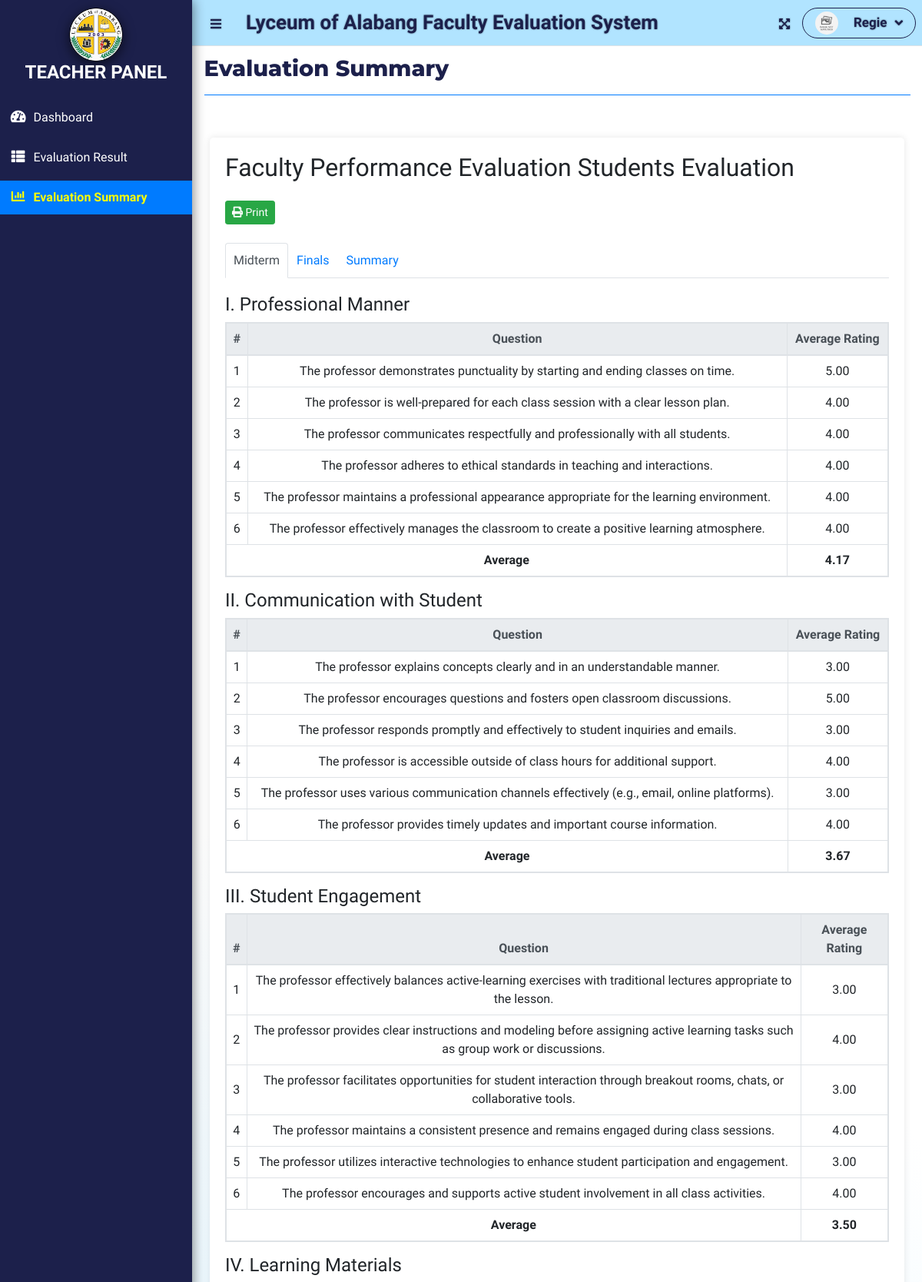
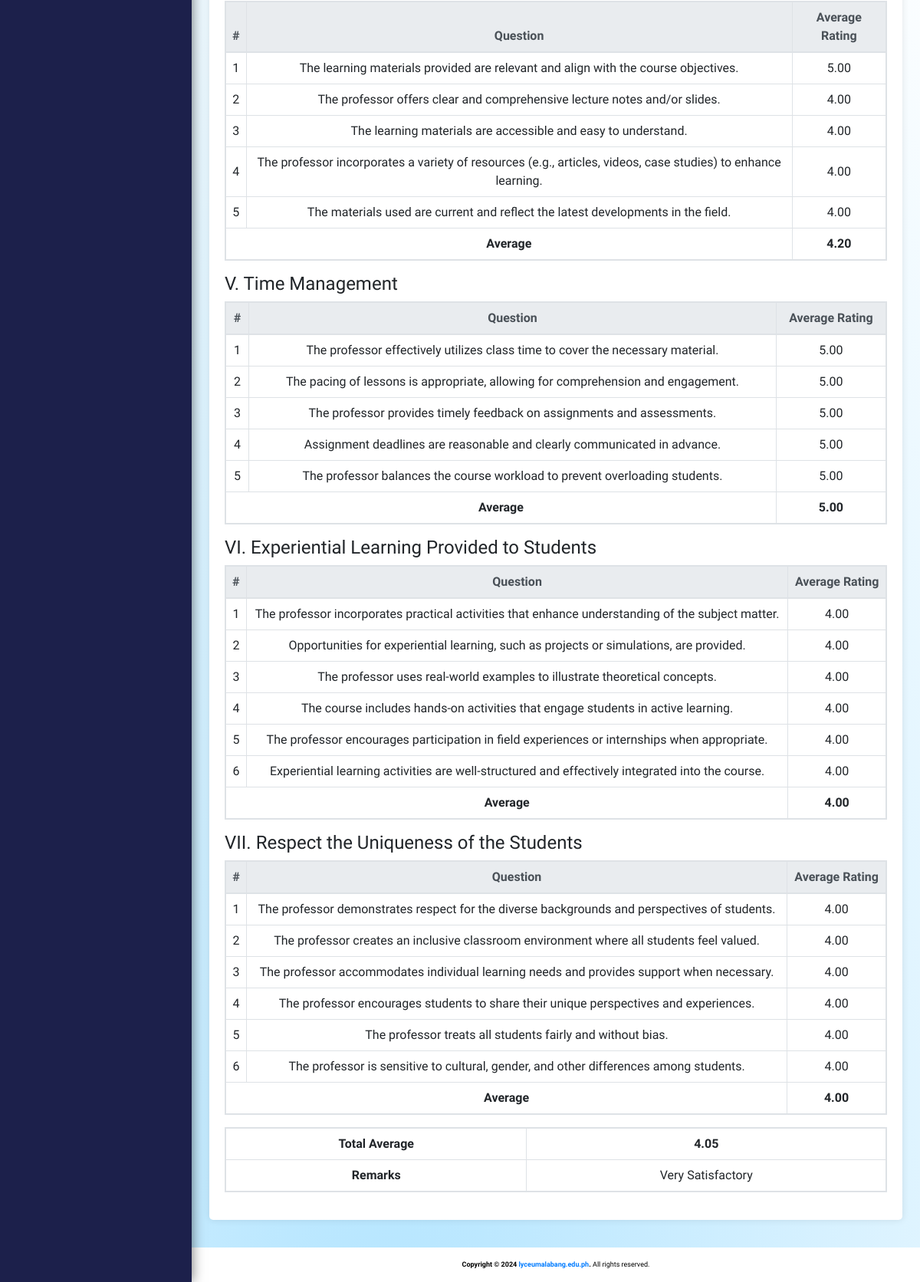
/index.php?page=evaluation_summary (signed in), run on the app's committed database (2 pictures, top to bottom).
### tables this page shows
CREATE TABLE `question_list` (
  `id` int(30) NOT NULL,
  `academic_id` int(30) NOT NULL,
  `question` text NOT NULL,
  `order_by` int(30) NOT NULL,
  `criteria_id` int(30) NOT NULL
);

### faculty/evaluation_summary.php (the view, shortened to what this page needs)
<?php
include 'db_connect.php';
$current_year = $_SESSION['academic']['year'];
$current_semester = $_SESSION['academic']['semester'];
$faculty_id = $_SESSION['login_id'];
function get_academic_id($year, $semester, $term) {
    global $conn;
    $term = $conn->real_escape_string($term);
    $qry = $conn->query("SELECT id FROM academic_list WHERE year = '$year' AND semester = '$semester' AND term = '$term' LIMIT 1");
    if ($qry->num_rows > 0) {
        $row = $qry->fetch_assoc();
        return $row['id'];
    }
    return null;
}
function int_to_roman($num) {
    $n = intval($num);
    $result = '';
    $lookup = array(
        'M' => 1000,
        'CM' => 900,
        'D' => 500,
        'CD' => 400,
        'C' => 100,
        'XC' => 90,
        'L' => 50,
        'XL' => 40,
        'X' => 10,
        'IX' =>9,
        'V' =>5,
        'IV' =>4,
        'I' =>1
    );
    foreach($lookup as $roman => $value){
        $matches = intval($n/$value);
        $result .= str_repeat($roman,$matches);
        $n = $n % $value;
    }
    return $result;
}
$midterm_academic_id = get_academic_id($current_year, $current_semester, 'Midterm');
function get_evaluation_summary($academic_id, $faculty_id) {
    global $conn;
    $data = array();
    $evaluation_ids = array();
    $faculty_id = intval($faculty_id);
    $qry = $conn->query("SELECT evaluation_id FROM evaluation_list WHERE academic_id = '$academic_id' AND faculty_id = '$faculty_id'");
    while ($row = $qry->fetch_assoc()) {
        $evaluation_ids[] = $row['evaluation_id'];
    }
    if (empty($evaluation_ids)) {
        return $data;
    }
    $evaluation_ids = array_map('intval', $evaluation_ids);
    $evaluation_ids_str = implode(',', $evaluation_ids);
    $answers = array();
    $qry = $conn->query("SELECT question_id, rate FROM evaluation_answers WHERE evaluation_id IN ($evaluation_ids_str)");
    while ($row = $qry->fetch_assoc()) {
        $qid = $row['question_id'];
        $rate = $row['rate'];
        if (!isset($answers[$qid])) {
            $answers[$qid] = array();
        }
        $answers[$qid][] = $rate;
    }
    $question_avg = array();
    foreach ($answers as $qid => $rates) {
        $question_avg[$qid] = array_sum($rates) / count($rates);
    }
    $criteria = array();
    $qry = $conn->query("SELECT * FROM criteria_list ORDER BY order_by ASC");
    while ($row = $qry->fetch_assoc()) {
        $criteria[$row['id']] = $row['criteria'];
    }
    $questions = array();
    $qry = $conn->query("SELECT * FROM question_list WHERE academic_id = '$academic_id' ORDER BY order_by ASC");
    while ($row = $qry->fetch_assoc()) {
        $qid = $row['id'];
        $cid = $row['criteria_id'];
        $questions[$qid] = array(
            'question' => $row['question'],
            'criteria_id' => $cid,
        );
    }
    $criteria_questions = array();
    foreach ($questions as $qid => $qdata) {
        $cid = $qdata['criteria_id'];
        if (!isset($criteria_questions[$cid])) {
            $criteria_questions[$cid] = array();
        }
        $criteria_questions[$cid][$qid] = $qdata['question'];
    }
    $criteria_avg = array();
    foreach ($criteria_questions as $cid => $qids) {
        $sum = 0;
        $count = 0;
        foreach ($qids as $qid => $question) {
            if (isset($question_avg[$qid])) {
                $sum += $question_avg[$qid];
                $count++;
            }
        }
        if ($count > 0) {
            $criteria_avg[$cid] = $sum / $count;
        } else {
            $criteria_avg[$cid] = 0;
        }
    }
    $total_sum = 0;
    $total_count = 0;
    foreach ($question_avg as $avg) {
        $total_sum += $avg;
        $total_count++;
    }
    $total_average = $total_count > 0 ? $total_sum / $total_count : 0;
    $data['criteria'] = $criteria;
    $data['criteria_questions'] = $criteria_questions;
    $data['question_avg'] = $question_avg;
    $data['criteria_avg'] = $criteria_avg;
    $data['total_average'] = $total_average;
    $data['total_respondents'] = count($evaluation_ids);
    return $data;
}
$midterm_data = get_evaluation_summary($midterm_academic_id, $faculty_id);
function get_remarks($rating) {
    if($rating >= 4.51 && $rating <= 5.0){
        return 'Outstanding';
    } elseif($rating >= 3.51 && $rating <= 4.5){
        return 'Very Satisfactory';
    } elseif($rating >= 2.51 && $rating <= 3.5){
        return 'Satisfactory';
    } elseif($rating >= 1.51 && $rating <= 2.5){
        return 'Fair';
    } elseif($rating >= 1.0 && $rating <= 1.5){
        return 'Needs Improvement';
    } else {
        return 'No Data';
    }
}
$midterm_remarks = get_remarks($midterm_data['total_average'] ?? 0);
?>
<!DOCTYPE html>
<html>
<head>
    <link rel="stylesheet" href="https://cdnjs.cloudflare.com/ajax/libs/font-awesome/5.15.2/css/all.min.css">
</head>
<body>
<div class="container my-4">
    <div class="content-container">
        <div class="header-section">
            <h2 class="mb-4">Faculty Performance Evaluation Students Evaluation</h2>
            <button class="btn btn-sm btn-success no-print mb-3" onclick="window.print()" aria-label="Print Evaluation Summary">
                <i class="fas fa-print"></i> Print
            </button>
        </div>
        <ul class="nav nav-tabs no-print">
            <li class="nav-item">
                <a class="nav-link <?php echo (!isset($_GET['s']) || $_GET['s'] == 'midterm') ? 'active' : ''; ?>" href="index.php?page=evaluation_summary&s=midterm" aria-label="View Midterm Evaluation">Midterm</a>
            </li>
            <li class="nav-item">
                <a class="nav-link <?php echo (isset($_GET['s']) && $_GET['s'] == 'finals') ? 'active' : ''; ?>" href="index.php?page=evaluation_summary&s=finals" aria-label="View Finals Evaluation">Finals</a>
            </li>
            <li class="nav-item">
                <a class="nav-link <?php echo (isset($_GET['s']) && $_GET['s'] == 'summary') ? 'active' : ''; ?>" href="index.php?page=evaluation_summary&s=summary" aria-label="View Summary Evaluation">Summary</a>
            </li>
        </ul>
        <div class="tab-content">
            <div id="midterm" class="tab-pane fade <?php echo (!isset($_GET['s']) || $_GET['s'] == 'midterm') ? 'show active' : ''; ?>">
                <?php if (empty($midterm_data)): ?>
                    <p>No evaluation data available for Midterm.</p>
                <?php else: ?>
                    <?php
                    $criteria = $midterm_data['criteria'];
                    $criteria_questions = $midterm_data['criteria_questions'];
                    $question_avg = $midterm_data['question_avg'];
                    $criteria_avg = $midterm_data['criteria_avg'];
                    $criteria_counter = 1;
                    ?>
                    <?php foreach ($criteria_questions as $cid => $questions): ?>
                        <h4><?php echo int_to_roman($criteria_counter) . '. ' . htmlspecialchars($criteria[$cid]); ?></h4>
                        <table class="table table-bordered">
                            <thead class="thead-light">
                                <tr>
                                    <th>#</th>
                                    <th>Question</th>
                                    <th>Average Rating</th>
                                </tr>
                            </thead>
                            <tbody>
                                <?php
                                $question_counter = 1;
                                foreach ($questions as $qid => $question):
                                ?>
                                <tr>
                                    <td><?php echo $question_counter; ?></td>
                                    <td><?php echo htmlspecialchars($question); ?></td>
                                    <td><?php echo isset($question_avg[$qid]) ? number_format($question_avg[$qid], 2) : 'N/A'; ?></td>
                                </tr>
                                <?php
                                $question_counter++;
                                endforeach;
                                ?>
                                <tr>
                                    <td colspan="2"><strong>Average</strong></td>
                                    <td><strong><?php echo number_format($criteria_avg[$cid], 2); ?></strong></td>
                                </tr>
                            </tbody>
                        </table>
                        <?php $criteria_counter++; ?>
                    <?php endforeach; ?>
                    <table class="table table-bordered">
                        <tr>
                            <td colspan="2"><strong>Total Average</strong></td>
                            <td><strong><?php echo number_format($midterm_data['total_average'], 2); ?></strong></td>
                        </tr>
                        <tr>
                            <td colspan="2"><strong>Remarks</strong></td>
                            <td><?php echo htmlspecialchars($midterm_remarks); ?></td>
                        </tr>
                    </table>
                <?php endif; ?>
            </div>
        </div>
    </div>
</div>
</body>
</html>

### faculty/sidebar.php (style rules this page uses)
.nav-link { padding: 10px 15px; transition: color 0.3s ease; }
.nav-item { margin-top: 0.5rem; transition: 0.3s ease; }
.nav-link { padding: 10px; }

### faculty/evaluation_summary.php (style rules this page uses)
body { background-color: #f8f9fa; }
.content-container { background-color: white; padding: 20px; border-radius: 5px; box-shadow: 0 0 10px rgba(0, 0, 0, 0.1); }
table { width: 100%; border-collapse: collapse; }
.table th, .table td { text-align: center; vertical-align: middle; border: 1px solid #dee2e6; padding: 8px; }
.table-bordered { border: 2px solid #dee2e6; }
.table-bordered th, .table-bordered td { border: 1px solid #dee2e6; }
.tab-content { margin-top: 20px; }

### data on the page
question_list: academic "5.00", criteria "4.00", order_by "3.00"

### other printed values
$_SESSION['system']['name'] "Lyceum of Alabang Faculty Evaluation System"
$_SESSION['login_firstname'] "Regie"
$title "Evaluation Summary"
int_to_roman($criteria_counter) "I"
$criteria[$cid] "Professional Manner"
$question "The professor demonstrates punctuality by starting and ending classes on time."
$question "The professor is well-prepared for each class session with a clear lesson plan."
$question "The professor communicates respectfully and professionally with all students."
$question "The professor adheres to ethical standards in teaching and interactions."
$question "The professor maintains a professional appearance appropriate for the learning environment."
$question "The professor effectively manages the classroom to create a positive learning atmosphere."
$criteria_avg[$cid] "4.17"
int_to_roman($criteria_counter) "II"
$criteria[$cid] "Communication with Student"
$question "The professor explains concepts clearly and in an understandable manner."
